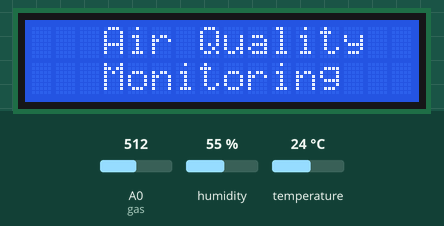
Recording of a sketch running on a simulated ESP8266 (NodeMCU). Shown: 16×2 character LCD. The inputs (shaded band) are chosen by the test bench; at power-on: temperature 24 °C, A0 (gas) = 512, humidity 55 %. WiFi joins after 1.5 s; servers stay silent unless stated; what the sketch prints to the serial monitor is not drawn.

Above: at 1.9 s.
At 7.0 s:
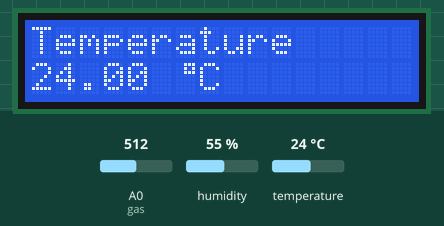
7.1 s: temperature set to 12 °C
At 18.4 s:
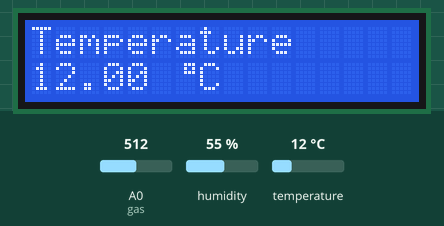
19.5 s: temperature set to 19 °C
At 30.8 s:
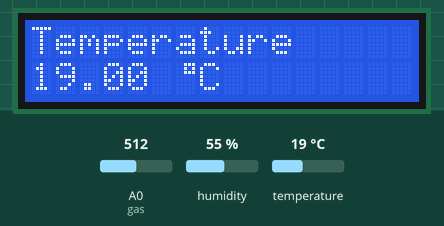
31.6 s: temperature set to 28 °C
At 43.3 s:
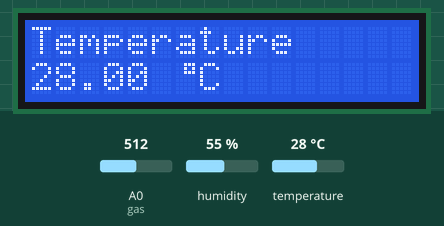
Timing chart, 0 to 44.8 s (numbered marks = the images above; inputs shaded):
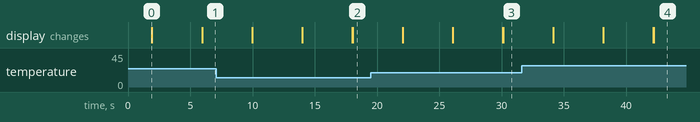

Measured:
- what the display in image 0 shows lasts 4.0 s, from 1.9 s to 5.9 s

The sketch:

Air_Quality_Monitoring_System.ino
```cpp
#define BLYNK_TEMPLATE_ID "*************"  //Your Blynk Template ID
#define BLYNK_TEMPLATE_NAME "Air Quality Monitor"  //Your Blynk Template Name
#define BLYNK_AUTH_TOKEN "*****************************"  //Your Blynk Authentication Token

#define BLYNK_PRINT Serial
#include <ESP8266WiFi.h>
#include <BlynkSimpleEsp8266.h>
#include <DHT.h>
#include <LiquidCrystal_PCF8574.h>

LiquidCrystal_PCF8574 lcd(0x27);

byte degree_symbol[8] = {
  0b00111,
  0b00101,
  0b00111,
  0b00000,
  0b00000,
  0b00000,
  0b00000,
  0b00000
};

char auth[] = BLYNK_AUTH_TOKEN;

char ssid[] = "*********";  // Your Wi-Fi name
char pass[] = "*********";    // Your Wi-Fi password

BlynkTimer timer;

int gas = A0;
int sensorThreshold = 100;

#define DHTPIN 2  // Connect Out pin to D4 in NODE MCU
#define DHTTYPE DHT11
DHT dht(DHTPIN, DHTTYPE);

void sendSensor() {
  float h = dht.readHumidity();
  float t = dht.readTemperature();  // or dht.readTemperature(true) for Fahrenheit

  if (isnan(h) || isnan(t)) {
    Serial.println("Failed to read from DHT sensor!");
    return;
  }

  int analogSensor = analogRead(gas);
  Blynk.virtualWrite(V2, analogSensor);
  Serial.print("Gas Value: ");
  Serial.println(analogSensor);

  Blynk.virtualWrite(V0, t);
  Blynk.virtualWrite(V1, h);

  Serial.print("Temperature: ");
  Serial.print(t);
  Serial.print(" Humidity: ");
  Serial.println(h);
}

void setup() {
  Serial.begin(115200);

  Blynk.begin(auth, ssid, pass);
  dht.begin();
  timer.setInterval(30000L, sendSensor);

  lcd.begin(16, 2);  // Initialize the LCD with 16 columns and 2 rows
  lcd.setBacklight(255); // Ensure backlight is on
  lcd.createChar(1, degree_symbol);  // Create the degree symbol

  lcd.setCursor(3, 0);
  lcd.print("Air Quality");
  lcd.setCursor(3, 1);
  lcd.print("Monitoring");
  delay(4000);
  lcd.clear();
}

void loop() {
  Blynk.run();
  timer.run();

  float h = dht.readHumidity();
  float t = dht.readTemperature();  // or dht.readTemperature(true) for Fahrenheit
  int gasValue = analogRead(gas);

  lcd.setCursor(0, 0);
  lcd.print("Temperature ");
  lcd.setCursor(0, 1);
  lcd.print(t);
  lcd.setCursor(6, 1);
  lcd.write(1);  // Print degree symbol
  lcd.setCursor(7, 1);
  lcd.print("C");
  delay(4000);
  lcd.clear();

  lcd.setCursor(0, 0);
  lcd.print("Humidity ");
  lcd.print(h);
  lcd.print("%");
  delay(4000);
  lcd.clear();

  if (gasValue < 600) {
    lcd.setCursor(0, 0);
    lcd.print("Gas Value: ");
    lcd.print(gasValue);
    lcd.setCursor(0, 1);
    lcd.print("Fresh Air");
    Serial.println("Fresh Air");
    delay(4000);
    lcd.clear();
  } else if (gasValue > 600) {
    lcd.setCursor(0, 0);
    lcd.print(gasValue);
    lcd.setCursor(0, 1);
    lcd.print("Poor Air");
    Serial.println("Poor Air");
    delay(4000);
    lcd.clear();
  }

  if (gasValue > 600) {
    // Uncomment and configure email notifications if needed
    Blynk.email("youremail@gmail.com", "Alert", "Poor Air!");
    Blynk.logEvent("air_quality", "Poor Air");
  }
}
```
